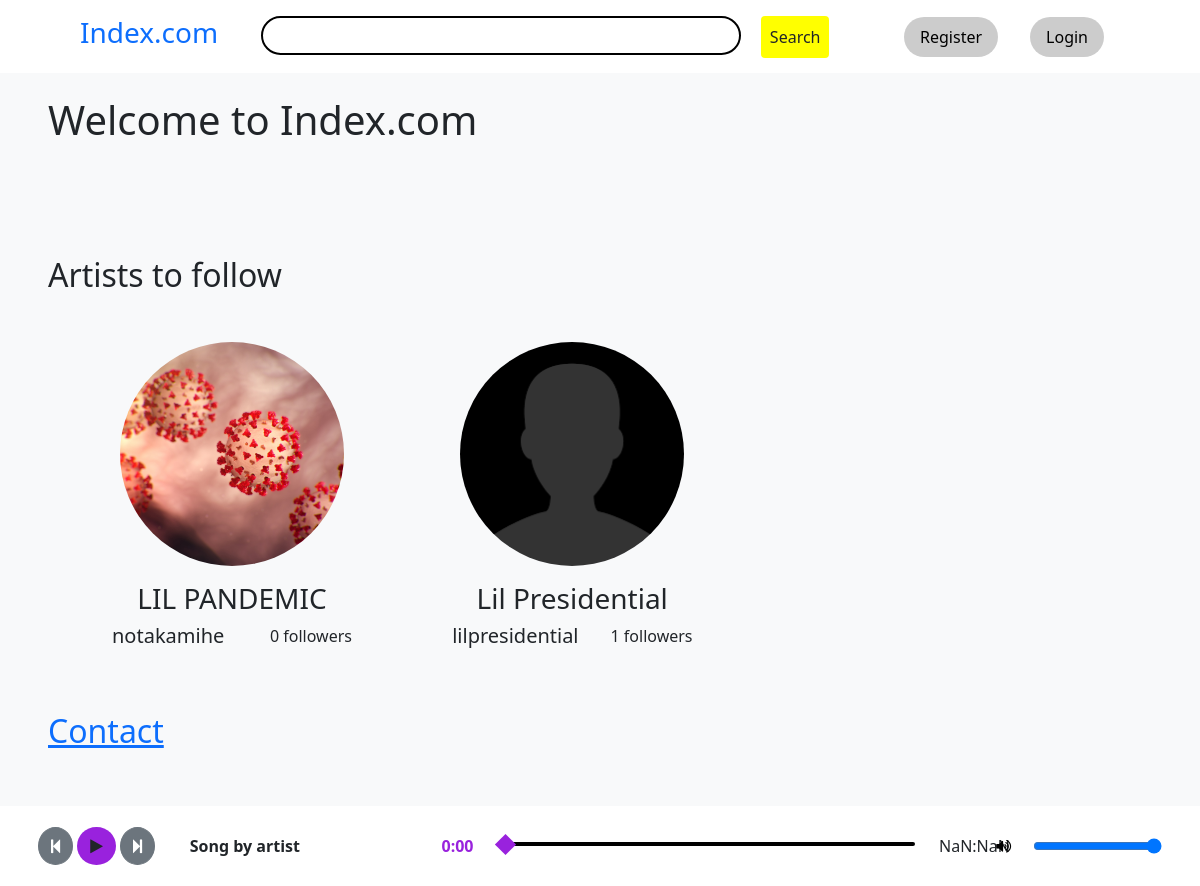
Before: / with the older database file.
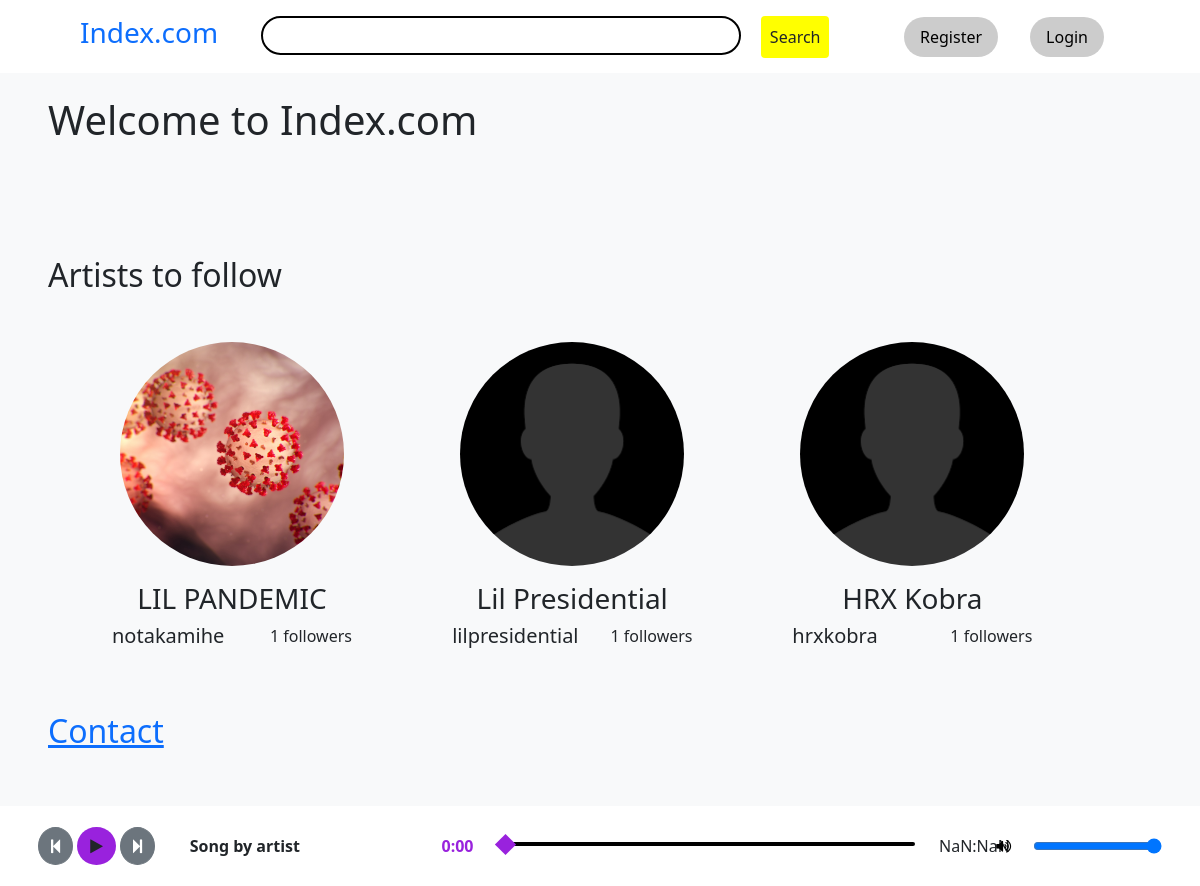
After: the same page with the newer database file.
### audiodist/models.py (models this page shows, shortened)
class Artist (models.Model):
    account = models.OneToOneField(Account, on_delete=models.CASCADE)
    name = models.CharField(default='Artist', max_length=60)
    pfp = models.ImageField(default='defaultpfp.png', upload_to='artists/', null=True, blank=True)
    description = models.TextField(max_length=1000, blank=True, null=True)
    date_joined = models.DateField(auto_now_add=True)
    @property
    def pfp_url (self):
        try:
            return self.pfp.url
        except:
            return ''
    @property
    def num_followers (self):
        return Follower.objects.filter(of=self).count()

class Account (AbstractBaseUser):
    email = models.EmailField(verbose_name="email", max_length=60, unique=True)
    username = models.CharField(max_length=30, unique=True)
    dob = models.DateField()
    date_joined = models.DateTimeField(verbose_name='date joined', auto_now_add=True)
    last_login = models.DateTimeField(verbose_name='last login', auto_now=True)
    is_admin = models.BooleanField(default=False)
    is_active = models.BooleanField(default=True)
    is_staff = models.BooleanField(default=False)
    is_superuser = models.BooleanField(default=False)
    USERNAME_FIELD = 'email'
    REQUIRED_FIELDS = ['username', 'dob']
    objects = AccountManager()

### audiodist/views.py (the view)
# urls.py: path('', index_view, name='index'),
def index_view (request):
    return render(request, 'audiodist/index.html', { 'artists': Artist.objects.all() })

### audiodist/views.py (called while the page is built)
def all_views (request):
    try:
        logged_in_artist = Artist.objects.get(account=request.user)
    except:
        logged_in_artist = None
    return { 'logged_in_artist': logged_in_artist, 'user': request.user }

### audiodist/templates/audiodist/index.html (shortened to what this page needs)
{% extends 'audiodist/base.html' %}
{% block content %}
    <h1 style="margin-bottom: 7rem;">Welcome to Index.com</h1>
    <div class="mb-5">
        <h2 class="mb-5">Artists to follow</h2>
        <div class="px-3 artists" style="white-space: nowrap; overflow-x: scroll;">
            {% for artist in artists %}
                <a style="width: 15rem;" class="mx-5 d-inline-block text-decoration-none text-dark" href="{% url 'artist' artist.account.username %}">
                    <div class="artist-list-pfp mb-3 mx-auto" style="background-image: url('{{ artist.pfp_url }}');"></div>
                    <div class="mx-auto text-center">
                        <h3 class="">{{ artist.name }}</h3>
                        <div class="d-flex" style="justify-content: space-between;">
                            <h5 style="word-break: break-all; margin-right: 2rem;">{{ artist.account.username }}</h5>
                            <p>{{ artist.num_followers }} followers</p>
                        </div>
                    </div>
                </a>
            {% endfor %}
        </div>
    </div>
    <h2><a href="mailto:notakamihe@gmail.com">Contact</a></h2>
{% endblock content %}

### audiodist/templates/audiodist/base.html (shortened to what this page needs)
<!DOCTYPE html>
{% load static %}
<html lang="en">
<head>
    <link href="https://cdn.jsdelivr.net/npm/bootstrap@5.0.0-beta1/dist/css/bootstrap.min.css" rel="stylesheet"
>
    <link rel="stylesheet" href="{% static 'css/base.css' %}">
    <link rel="stylesheet" href="https://cdnjs.cloudflare.com/ajax/libs/font-awesome/4.7.0/css/font-awesome.min.css">
</head>
<body class="bg-light p-5" style="margin-top: 3rem; margin-bottom: 5rem;">
    {% include 'audiodist/components/nav.html' %}
    {% block content %}{% endblock content %}
    {% include 'audiodist/components/player.html' %}
</body>
</html>

### audiodist/templates/audiodist/components/nav.html (shortened to what this page needs)
<nav class="d-flex col-12">
    <h3><a href="{% url 'index' %}" class="text-decoration-none">Index.com</a></h1>
    <form action="{% url 'search' %}" method="GET"> {% csrf_token %}
        <input id="search" type="search" name="search">
        <input class="btn p-2 mx-3" style="background-color: yellow;" type="submit" value="Search">
    </form>
    {% if logged_in_artist %}
        <div class="d-flex align-items-center col-2" style="justify-content: space-between;">
            <a class="text-decoration-none text-dark" href="{% url 'create-collection' %}">Collection</a>
            <a class="text-decoration-none text-dark" href="{% url 'create-song' %}">Song</a>
            <a href="{% url 'artist' logged_in_artist.account.username %}" class="user-pfp"
            style="background-image: url('{{ logged_in_artist.pfp_url }}');"></a>
        </div>
    {% else %}
        <div class="d-flex align-items-center" style="justify-content: space-evenly;">
            <a class="text-decoration-none btn-light btn-register-login mx-3 p-2 px-3" href="{% url 'register' %}">Register</a>
            <a class="text-decoration-none btn-light btn-register-login mx-3 p-2 px-3" href="{% url 'login' %}">Login</a>
        </div>
    {% endif %}
</nav>

### audiodist/templates/audiodist/components/player.html (shortened to what this page needs)
<div class="d-flex col-12" id="player-bar">
    <div style="flex:0.15;">
    <button class="btn btn-secondary rounded-circle" id="skip-prev"><i class="fa fa-step-backward" aria-hidden="true"'></i></button>
    <button class="btn rounded-circle" style="background-color: #9922dd;" id="play"><i class="fa fa-play" aria-hidden="true"'></i></button>
    <button class="btn btn-secondary rounded-circle" id="skip-next"><i class="fa fa-step-forward" aria-hidden="true"'></i></button>
    </div>
    <div style="flex:0.225;">
        <p class="mb-0"><strong>Song by artist</strong></p>
    </div>
    <div class="d-flex" style="flex:0.55;">
        <p class="mb-0 mx-4" style="color: #9922dd;"><strong id="progression">0:00</strong></p>
        <input type="range" min="0" max="100" value="0" class="col-9" id="player-slider">
        <p class="mb-0 mx-4" id="duration">0:00</p>
    </div>
    <div class="d-flex">
        <button class="bg-transparent" style="border:none; outline:none;" id="mute"><i class="fa fa-volume-up mx-3" aria-hidden="true"></i></button>
        <input type="range" min="0" max="100" value="100" class="" id="volume">
    </div>
</div>

### audiodist/templates/audiodist/components/nav.html (style rules this page uses)
nav { justify-content: space-between; background-color: white; position: fixed; top: 0; left: 0; padding: 1rem 5rem 0.9rem; z-index: 500; }
#search { width: 30rem; padding: 0.35rem 1rem; border-radius: 3rem; outline: none; border: 2px solid black; }
.btn-register-login { border-radius: 5rem; background-color: #00000033; }

### audiodist/templates/audiodist/index.html (style rules this page uses)
.artist-list-pfp { width: 14rem; height: 14rem; background-position: center; background-size: cover; background-repeat: no-repeat; border-radius: 50%; }

### audiodist/templates/audiodist/components/player.html (style rules this page uses)
#player-slider { background: black; border-radius: 8px; height: 4px; outline: none; transition: background 450ms ease-in; -webkit-appearance: none; margin-top: 0.5rem; }
#player-bar { position: fixed; bottom: 0; background-color: white; height: 5rem; align-items: center; justify-content: center; bottom: 0; left: 0; }

Changed rows visible on the page:
computed for Artist "LIL PANDEMIC": num_followers "0" → "1"
added Artist: pfp_url (placeholder picture), name "HRX Kobra", account.username "hrxkobra", num_followers "1"
